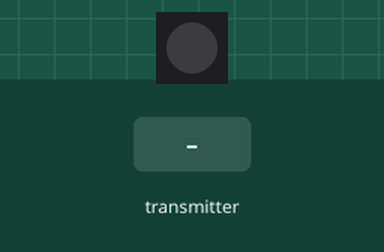
A sketch run on a simulated ESP8266 (Wemos D1 mini). Parts: 1 RGB LEDs in strip order, left to right. The inputs (shaded band) are chosen by the test bench.

Above: at 1.2 s.
1.3 s: the transmitter starts sending pins = 512
At 1.9 s:
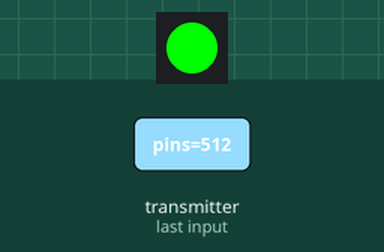
2.8 s: the transmitter starts sending pins = 0
At 4.0 s:
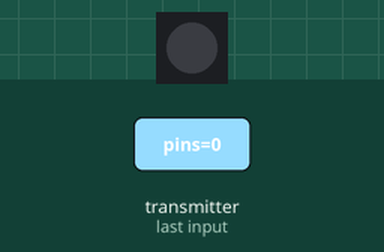
4.3 s: the transmitter starts sending pins = 1023
At 5.4 s:
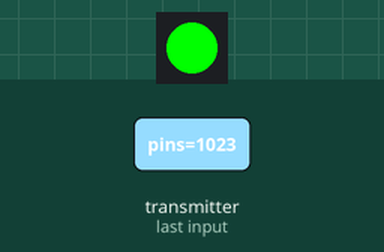
Timing chart, 0 to 7.3 s (numbered marks = the images above; inputs shaded):
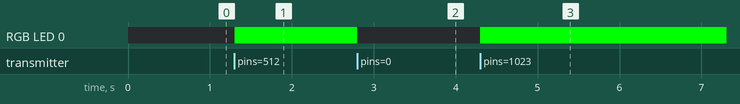

The sketch:

receiver.ino
```cpp
/*
  vMix ESP-NOW Wireless Tally
  RECEIVER

  Hardware:
  - ESP8266 / WeMos D1 Mini
  - WS2812 / NeoPixel LED

  Features:
  - Receives tally state using ESP-NOW
  - PROGRAM = Red
  - PREVIEW = Green
  - Sends periodic acknowledgement to master
  - Automatically turns tally LED off if master signal is lost
*/

#include <ESP8266WiFi.h>
#include <espnow.h>
#include <Adafruit_NeoPixel.h>


// ======================================================
// USER CONFIGURATION
// ======================================================

// Change ONLY this value for each receiver:
//
// CAM1 = 1
// CAM2 = 2
// CAM3 = 3
// CAM4 = 4

#define CAMERA_NUMBER 1


// ======================================================
// CAMERA TALLY BIT MAPPING
// ======================================================

#if CAMERA_NUMBER == 1

  const int Act = 10;
  const int Pre = 9;

#elif CAMERA_NUMBER == 2

  const int Act = 12;
  const int Pre = 11;

#elif CAMERA_NUMBER == 3

  const int Act = 14;
  const int Pre = 13;

#elif CAMERA_NUMBER == 4

  const int Act = 1;
  const int Pre = 0;

#else

  #error "CAMERA_NUMBER must be between 1 and 4"

#endif


// ======================================================
// NEOPIXEL
// ======================================================

// GPIO4 = D2 on WeMos D1 Mini.

#define LED_PIN 4

Adafruit_NeoPixel pixels(
  1,
  LED_PIN,
  NEO_GRB + NEO_KHZ800
);


// ======================================================
// COMMUNICATION SETTINGS
// ======================================================

const unsigned long SIGNAL_TIMEOUT_MS = 1500;
const unsigned long ACK_INTERVAL_MS    = 1000;


// ======================================================
// PACKETS
// ======================================================

typedef struct {
  uint16_t pins;
} tally_packet;

typedef struct {
  uint8_t camera;
} ack_packet;

tally_packet myData;
ack_packet ack;


// ======================================================
// MASTER INFORMATION
// ======================================================

// The receiver automatically learns the master's
// MAC address from the first valid tally packet.

uint8_t masterMac[6];

bool masterKnown = false;


// ======================================================
// TIMERS
// ======================================================

unsigned long lastPacket = 0;
unsigned long lastAck = 0;

bool signalLost = true;


// ======================================================
// UPDATE TALLY LED
// ======================================================

void updateLED() {

  bool isAct =
    (myData.pins & (1U << Act)) != 0;

  bool isPre =
    (myData.pins & (1U << Pre)) != 0;


  // PROGRAM has priority.

  if (isAct) {

    // PROGRAM = RED

    pixels.setPixelColor(
      0,
      pixels.Color(
        255,
        0,
        0
      )
    );

  }
  else if (isPre) {

    // PREVIEW = GREEN

    pixels.setPixelColor(
      0,
      pixels.Color(
        0,
        255,
        0
      )
    );

  }
  else {

    // OFF

    pixels.setPixelColor(
      0,
      0
    );
  }

  pixels.show();
}


// ======================================================
// REMEMBER MASTER
// ======================================================

void rememberMaster(uint8_t *mac) {

  if (masterKnown) {
    return;
  }

  memcpy(
    masterMac,
    mac,
    6
  );


  // Add master as an ESP-NOW peer
  // so the receiver can send ACK packets back.

  esp_now_add_peer(
    masterMac,
    ESP_NOW_ROLE_COMBO,
    1,
    NULL,
    0
  );

  masterKnown = true;
}


// ======================================================
// RECEIVE TALLY
// ======================================================

void OnDataRecv(
  uint8_t *mac,
  uint8_t *incomingData,
  uint8_t len
) {

  if (
    len != sizeof(tally_packet)
  ) {
    return;
  }


  // Learn master MAC automatically.

  rememberMaster(mac);


  // Copy tally data.

  memcpy(
    &myData,
    incomingData,
    sizeof(myData)
  );


  lastPacket = millis();
  signalLost = false;


  // Update tally LED immediately.

  updateLED();
}


// ======================================================
// SEND ACK
// ======================================================

void sendAck() {

  if (!masterKnown) {
    return;
  }

  ack.camera =
    CAMERA_NUMBER;

  esp_now_send(
    masterMac,
    (uint8_t *)&ack,
    sizeof(ack)
  );

  lastAck = millis();
}


// ======================================================
// SETUP
// ======================================================

void setup() {

  // ----------------------------------------------------
  // NEOPIXEL
  // ----------------------------------------------------

  pixels.begin();

  pixels.clear();

  pixels.show();


  // ----------------------------------------------------
  // ESP-NOW
  // ----------------------------------------------------

  WiFi.mode(WIFI_STA);

  WiFi.setSleepMode(
    WIFI_NONE_SLEEP
  );

  if (esp_now_init() != 0) {

    // Initialization error:
    // show MAGENTA LED.

    pixels.setPixelColor(
      0,
      pixels.Color(
        255,
        0,
        255
      )
    );

    pixels.show();

    return;
  }


  // Receiver both receives tally
  // and sends acknowledgements.

  esp_now_set_self_role(
    ESP_NOW_ROLE_COMBO
  );

  esp_now_register_recv_cb(
    OnDataRecv
  );
}


// ======================================================
// LOOP
// ======================================================

void loop() {

  unsigned long now =
    millis();


  // ----------------------------------------------------
  // MASTER SIGNAL TIMEOUT
  // ----------------------------------------------------

  if (
    !signalLost &&
    (now - lastPacket) >
    SIGNAL_TIMEOUT_MS
  ) {

    signalLost = true;


    // Fail-safe:
    // turn tally LED off.

    pixels.setPixelColor(
      0,
      0
    );

    pixels.show();
  }


  // ----------------------------------------------------
  // PERIODIC ACK
  // ----------------------------------------------------

  if (
    !signalLost &&
    masterKnown &&
    (now - lastAck) >=
    ACK_INTERVAL_MS
  ) {

    sendAck();
  }


  yield();
}
```

Measured:
- after the input at 1.3 s, RGB LED 0: off → RGB(0, 255, 0) at once
- after the input at 2.8 s, RGB LED 0: RGB(0, 255, 0) → off at once
- after the input at 4.3 s, RGB LED 0: off → RGB(0, 255, 0) at once
